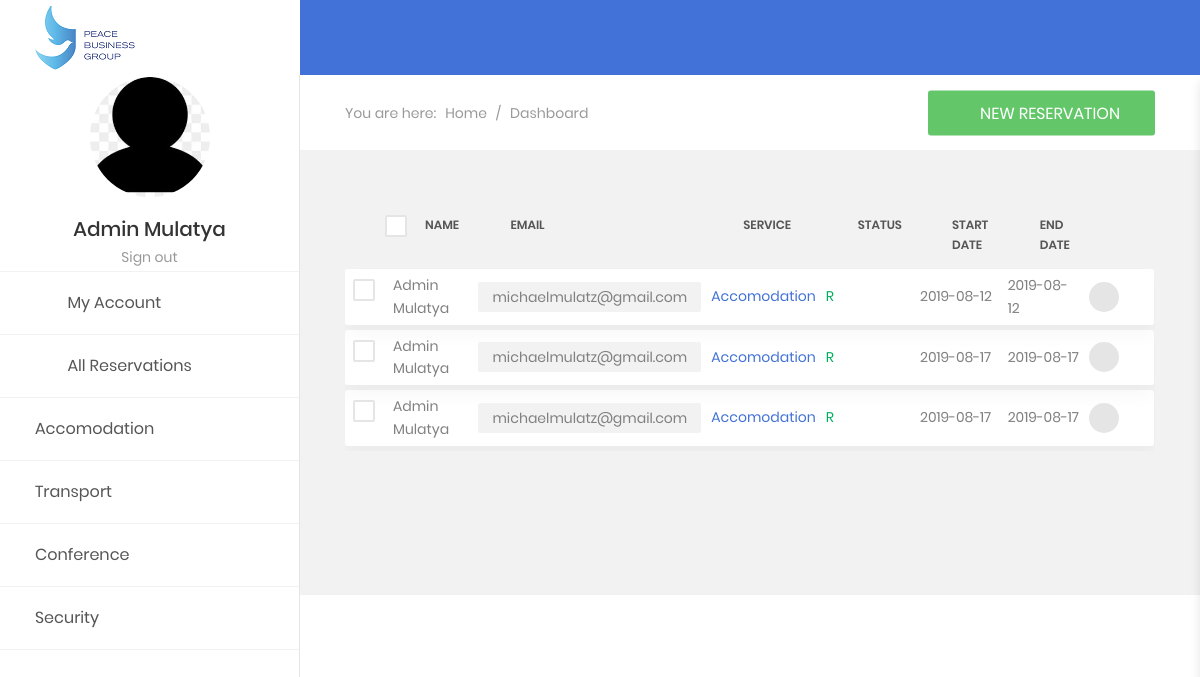
/reservations/dashboard/accomodation/ (signed in), run on an earlier commit of the app's database.
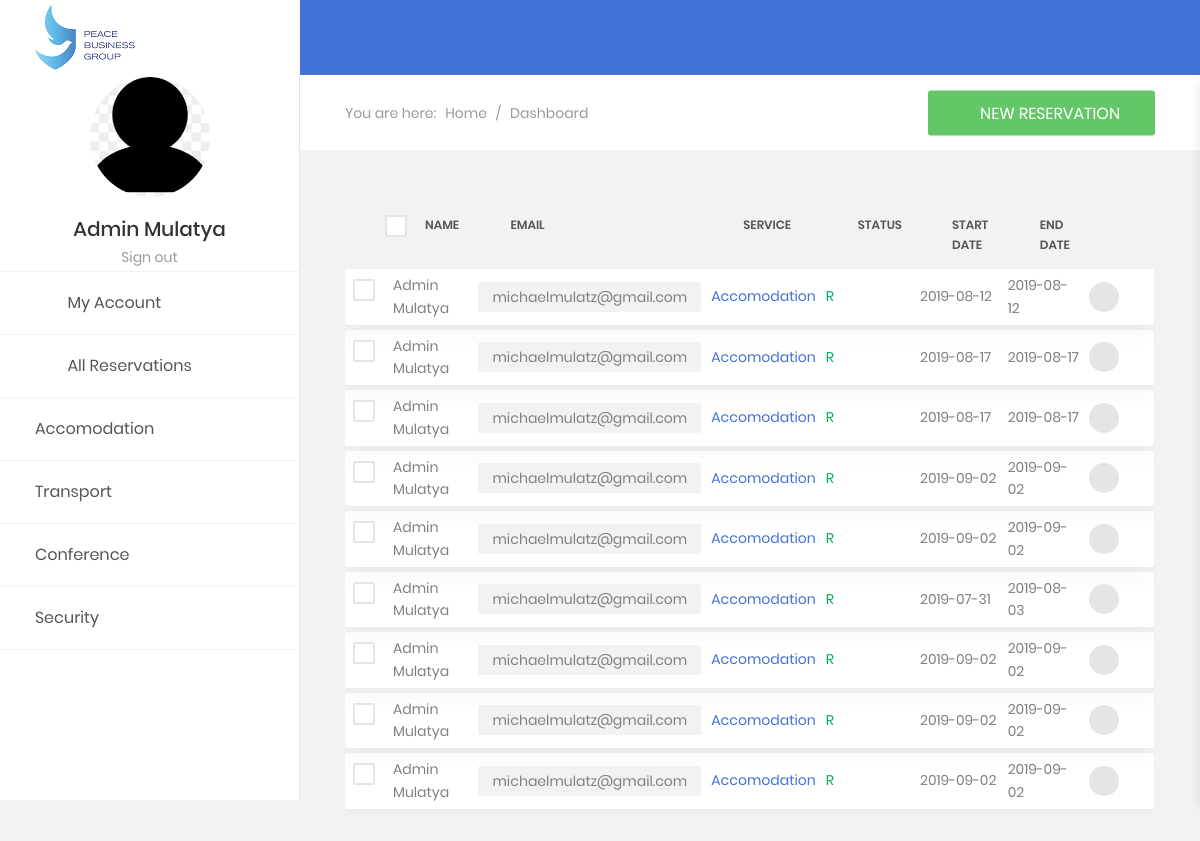
And on a later commit of the database.
### reservations/models.py (models this page shows, shortened)
class Reservation(models.Model):
	status_options=[('R','Requested'),('A','Accepted'),('D','Denied')]
	status = models.CharField(choices=status_options,max_length=1)
	start_date = models.DateField()
	end_date = models.DateField()
	number_of_guests = models.SmallIntegerField()
	comments = models.TextField()
	created_at = models.DateTimeField(auto_now_add=True)
	class Meta:
		abstract = True

class AccomodationReservation(Reservation):
	made_by = models.ForeignKey(Pbguser,related_name='room_made_by',on_delete=models.PROTECT)
	guest_id = models.ForeignKey(Pbguser,related_name='room_guest_id',on_delete=models.PROTECT)
	def gettype(self):
		return "accomodation"

class Pbguser(models.Model):
	user = models.OneToOneField(
		User,
		default=None,
		null=True,
		on_delete=models.CASCADE)
	gender_choices = [('M','Male'),('F','Female')]
	gender = models.CharField(
		choices=gender_choices,
		max_length=1,
		default=None,
		null=True
		)
	phone_number = models.CharField(max_length=50,
		null=True)

### reservations/views.py (the view)
# urls.py: re_path(r'^dashboard/(?P<category>[\w]*)/',views.clientdashboard,name='clientdashboard'),
def clientdashboard(request,category):
	guest = Pbguser.objects.get(pk=request.user.pbguser.id)
	accomodation = AccomodationReservation.objects.filter(guest_id=guest)
	transportation = TransportReservation.objects.filter(guest_id=guest)
	security = SecurityReservation.objects.filter(guest_id=guest)
	conference = ConferenceReservation.objects.filter(guest_id=guest)
	if(category=='accomodation'):
		reservations = accomodation
	elif(category=='transportation'):
		reservations = transportation
	elif(category=='security'):
		reservations = security
	elif(category=='conference'):
		reservations = conference
	else:
		reservations = chain(accomodation,transportation)
		reservations = chain(reservations,security)
		reservations = chain(reservations,conference)
	return render(request,'reservations/client/dashboard.html',{'reservations':reservations})

### reservations/templates/reservations/client/dashboard.html (shortened to what this page needs)
{% extends 'reservations/client/base.html' %}
{% block maincontent %}
    <div class="row m-t-30">
        <div class="col-md-12">
            <div class="table-responsive m-b-40">
                 <table class="table table-data2">
                    <thead>
                        <tr>
                            <th>
                                <label class="au-checkbox">
                                    <span class="au-checkmark"></span>
                                </label>
                            </th>
                            <th>name</th>
                            <th>email</th>
                            <th>service</th>
                            <th>status</th>
                            <th>start date</th>
                            <th>end date</th>
                            <th></th>
                        </tr>
                    </thead>
                    <tbody>
                        {% for res in reservations %}
                            <tr class="tr-shadow">
                                <td>
                                    <label class="au-checkbox">
                                        <span class="au-checkmark"></span>
                                    </label>
                                </td>
                                <td>{{ res.guest_id.user.get_full_name }}</td>
                                <td>
                                    <span class="block-email">{{ res.guest_id.user.email }}</span>
                                </td>
                                <td class="desc">{{ res.gettype|title }}</td>
                                <td>
                                    <span class="status--process">{{ res.status }}</span>
                                </td>
                                <td>
                                    {{ res.start_date|date:"Y-m-d" }}
                                </td>
                                <td>{{ res.end_date|date:"Y-m-d" }}</td>
                                <td>
                                    <div class="table-data-feature">
                                        <button class="item" data-toggle="tooltip" data-placement="top" title="View Details">
                                            <i class="zmdi zmdi-more"></i>
                                        </button>
                                    </div>
                                </td>
                            </tr>
                            <tr class="spacer"></tr>
                        {% endfor %}
                        </tbody>
                </table>
            </div>
        </div>
    </div>
{% endblock %}

### reservations/templates/reservations/client/base.html (shortened to what this page needs)
{% load static %}
<!DOCTYPE html>
<html lang="en">
<head>
    <link href="{% static 'reservations/css/font-face.css' %}" rel="stylesheet" media="all">
    <link href="{% static 'reservations/vendor/font-awesome-4.7/css/font-awesome.min.css' %}" rel="stylesheet" media="all">
    <link href="{% static 'reservations/vendor/font-awesome-5/css/fontawesome-all.min.css' %}" rel="stylesheet" media="all">
    <link href="{% static 'reservations/vendor/mdi-font/css/material-design-iconic-font.min.css' %}" rel="stylesheet" media="all">
    <link href="{% static 'reservations/vendor/bootstrap/bootstrap.min.css' %}" rel="stylesheet" media="all">
    <link href="{% static 'reservations/vendor/animsition/animsition.min.css' %}" rel="stylesheet" media="all">
    <link href="{% static 'reservations/vendor/bootstrap-progressbar/bootstrap-progressbar-3.3.4.min.css' %}" rel="stylesheet" media="all">
    <link href="{% static 'reservations/vendor/wow/animate.css' %}" rel="stylesheet" media="all">
    <link href="{% static 'reservations/vendor/css-hamburgers/hamburgers.min.css' %}" rel="stylesheet" media="all">
    <link href="{% static 'reservations/vendor/slick/slick.css' %}" rel="stylesheet" media="all">
    <link href="{% static 'reservations/vendor/select2/select2.min.css' %}" rel="stylesheet" media="all">
    <link href="{% static 'reservations/vendor/perfect-scrollbar/perfect-scrollbar.css' %}" rel="stylesheet" media="all">
    <link href="{% static 'reservations/vendor/vector-map/jqvmap.min.css' %}" rel="stylesheet" media="all">
    <link href="{% static 'reservations/css/theme.css' %}" rel="stylesheet" media="all">
    <link href="{% static 'reservations/css/updates.css' %}" rel="stylesheet" media="all">
</head>
<body class="animsition">
    <div class="page-wrapper">
        <aside class="menu-sidebar2">
            <div class="logo">
                <a href="{% url 'reservations:index' %}">
                    <img src="{% static 'reservations/images/pbglogo.mini.png' %}" alt="PBG ADMIN" />
                </a>
            </div>
            <div class="menu-sidebar2__content js-scrollbar1">
                <div class="account2">
                    <div class="image img-cir img-120">
                        <img src="{% static 'reservations/images/icon/avatar-01.jpg' %}" alt="John Doe" />
                    </div>
                    <h4 class="name">{{ user.get_full_name }}</h4>
                    <a href="{% url 'logout' %}">Sign out</a>
                </div>
                <nav class="navbar-sidebar2">
                    <ul class="list-unstyled navbar__list">
                        <li>
                            <a href="{% url 'reservations:editprofile' %}">
                                <i class="fas fa-chart-bar"></i>My Account</a>
                        </li>
                        <li class="has-sub">
                            <a href="{% url 'reservations:clientdashboard' '' %}">
                                <i class="fas fa-tachometer-alt"></i>All Reservations
                            </a>
                            <ul class="header3-sub-list list-unstyled">
                                <li>
                                    <a href="{% url 'reservations:clientdashboard' 'accomodation' %}">Accomodation</a>
                                </li>
                                <li>
                                    <a href="{% url 'reservations:clientdashboard' 'transportation' %}">Transport</a>
                                </li>
                                <li>
                                    <a href="{% url 'reservations:clientdashboard' 'conference' %}">Conference</a>
                                </li>
                                <li>
                                    <a href="{% url 'reservations:clientdashboard' 'security' %}">Security</a>
                                </li>
                            </ul>
                        </li>
                    </ul>
                </nav>
            </div>
        </aside>
        <div class="page-container2">
            <header class="header-desktop2">
                <div class="section__content section__content--p30">
                    <div class="container-fluid">
                        <div class="header-wrap2">
                            <div class="header-button2">
                                <div class="header-button-item mr-0 js-sidebar-btn">
                                    <i class="zmdi zmdi-menu"></i>
                                </div>
                        </div>
                    </div>
                </div>
            </header>
            <section class="au-breadcrumb m-t-75">
                <div class="section__content section__content--p30">
                    <div class="container-fluid">
                        <div class="row">
                            <div class="col-md-12">
                                <div class="au-breadcrumb-content">
                                    <div class="au-breadcrumb-left">
                                        <span class="au-breadcrumb-span">You are here:</span>
                                        <ul class="list-unstyled list-inline au-breadcrumb__list">
                                            <li class="list-inline-item active">
                                                <a href="#">Home</a>
                                            </li>
                                            <li class="list-inline-item seprate">
                                                <span>/</span>
                                            </li>
                                            <li class="list-inline-item">Dashboard</li>
                                        </ul>
                                    </div>
                                    <a href="{% url 'reservations:index' %}"><button class="au-btn au-btn-icon au-btn--green">
                                        <i class="zmdi zmdi-plus"></i>new reservation</button></a>
                                </div>
                            </div>
                        </div>
                    </div>
                </div>
            </section>
            <section class="p-t-20">
                <div class="section__content section__content--p30">
                    <div class="container-fluid">
                        {% block maincontent %}{% endblock %}
                    </div>
                </div>
            </section>
        </div>
    </div>
</body>
</html>

### reservations/static/reservations/css/updates.css (style rules this page uses)
.menu-sidebar2 .logo { background: #ffffff; }
.account2 { padding: 2px; }
.table-data2.table tbody td { padding:5px 2px 5px 8px; }
.table-data2.table tbody tr { margin-top: 10px !important; }
,.table-earning tbody td { padding: 3px 10px; }

What changed in the data, as far as the page shows it:
added AccomodationReservation: guest_id.user.get_full_name "Admin Mulatya", guest_id.user.email "michaelmulatz@gmail.com", gettype "Accomodation", status "R", start_date "2019-09-02", end_date "2019-09-02"
added AccomodationReservation: guest_id.user.get_full_name "Admin Mulatya", guest_id.user.email "michaelmulatz@gmail.com", gettype "Accomodation", status "R", start_date "2019-09-02", end_date "2019-09-02"
added AccomodationReservation: guest_id.user.get_full_name "Admin Mulatya", guest_id.user.email "michaelmulatz@gmail.com", gettype "Accomodation", status "R", start_date "2019-07-31", end_date "2019-08-03"
added AccomodationReservation: guest_id.user.get_full_name "Admin Mulatya", guest_id.user.email "michaelmulatz@gmail.com", gettype "Accomodation", status "R", start_date "2019-09-02", end_date "2019-09-02"
added AccomodationReservation: guest_id.user.get_full_name "Admin Mulatya", guest_id.user.email "michaelmulatz@gmail.com", gettype "Accomodation", status "R", start_date "2019-09-02", end_date "2019-09-02"
added AccomodationReservation: guest_id.user.get_full_name "Admin Mulatya", guest_id.user.email "michaelmulatz@gmail.com", gettype "Accomodation", status "R", start_date "2019-09-02", end_date "2019-09-02"
